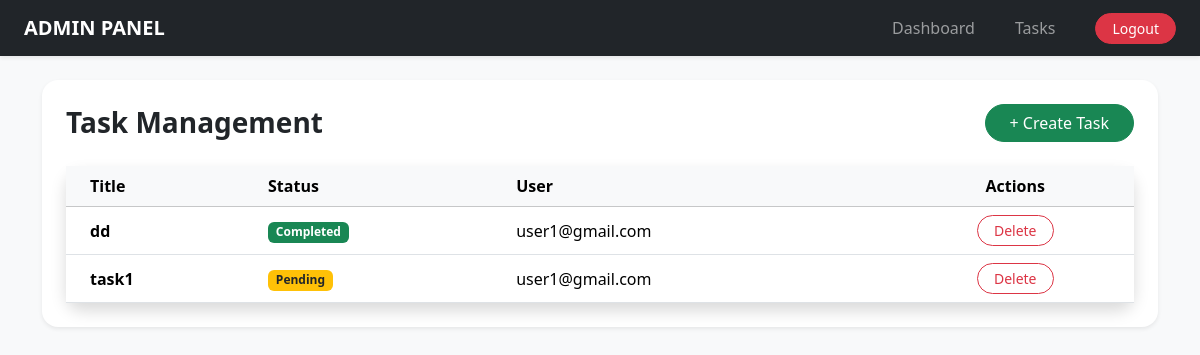
Page /admin-panel/tasks/ on the committed database.
### tasks/models.py (models this page shows, shortened)
class Task(models.Model):
    id = models.UUIDField(primary_key=True,default=uuid.uuid4,editable=False)
    STATUS_CHOICES = (
        ('pending', 'Pending'),
        ('in_progress', 'In Progress'),
        ('completed', 'Completed'),
    )
    title = models.CharField(max_length=255)
    description = models.TextField()
    assigned_to = models.ForeignKey(settings.AUTH_USER_MODEL, on_delete=models.CASCADE)
    due_date = models.DateField()
    status = models.CharField(max_length=20, choices=STATUS_CHOICES, default='pending')
    completion_report = models.TextField(null=True, blank=True)
    worked_hours = models.FloatField(null=True, blank=True)

### accounts/models.py (models this page shows, shortened)
class User(AbstractUser):
    id = models.UUIDField(primary_key=True, default=uuid.uuid4, editable=False)
    ROLE_CHOICES = (
        ('superadmin', 'SuperAdmin'),
        ('admin', 'Admin'),
        ('user', 'User'),
    )
    role = models.CharField(max_length=20, choices=ROLE_CHOICES, default='user')
    assigned_admin = models.ForeignKey(
        'self',
        on_delete=models.SET_NULL,
        null=True,
        blank=True,
        limit_choices_to={'role': 'admin'}
    )

### accounts/views.py (the view)
# urls.py: path('tasks/', views.task_list, name='task_list'),
def task_list(request):
    tasks = Task.objects.all()
    return render(request, "custom_admin_panel/task_list.html", {"tasks": tasks})

### templates/custom_admin_panel/task_list.html
{% extends "custom_admin_panel/base.html" %}
{% block content %}
<div class="d-flex justify-content-between align-items-center mb-4">
    <h3 class="fw-bold mb-0">Task Management</h3>
    <a href="{% url 'create_task' %}" class="btn btn-success rounded-pill px-4">
        + Create Task
    </a>
</div>
<div class="card shadow border-0 rounded-4">
    <div class="card-body p-0">
        <div class="table-responsive">
            <table class="table table-hover align-middle mb-0">
                <thead class="table-light">
                    <tr>
                        <th class="ps-4">Title</th>
                        <th>Status</th>
                        <th>User</th>
                        <th class="text-center">Actions</th>
                    </tr>
                </thead>
                <tbody>
                    {% for task in tasks %}
                    <tr>
                        <td class="ps-4 fw-semibold">{{ task.title }}</td>
                        <td>
                            {% if task.status == "completed" %}
                                <span class="badge bg-success">Completed</span>
                            {% elif task.status == "pending" %}
                                <span class="badge bg-warning text-dark">Pending</span>
                            {% else %}
                                <span class="badge bg-secondary">{{ task.status }}</span>
                            {% endif %}
                        </td>
                        <td>{{ task.assigned_to.username }}</td>
                        <td class="text-center">
                            <a href="{% url 'delete_task' task.id %}"
                               class="btn btn-sm btn-outline-danger rounded-pill px-3">
                                Delete
                            </a>
                        </td>
                    </tr>
                    {% empty %}
                    <tr>
                        <td colspan="4" class="text-center text-muted py-4">
                            No tasks available.
                        </td>
                    </tr>
                    {% endfor %}
                </tbody>
            </table>
        </div>
    </div>
</div>
{% endblock %}

### rows in the picture
Task: title "dd", status "Completed", assigned_to.username "user1@gmail.com"
Task: title "task1", status "Pending", assigned_to.username "user1@gmail.com"
